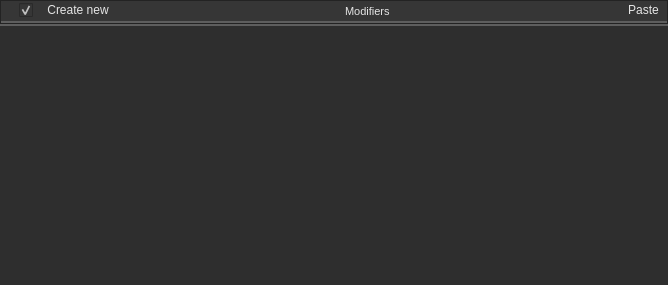
<?xml version="1.0" encoding="UTF-8"?>
<ui version="4.0">
 <class>Form</class>
 <widget class="QWidget" name="Form">
  <property name="geometry">
   <rect>
    <x>0</x>
    <y>0</y>
    <width>668</width>
    <height>285</height>
   </rect>
  </property>
  <property name="focusPolicy">
   <enum>Qt::FocusPolicy::NoFocus</enum>
  </property>
  <property name="windowTitle">
   <string>Form</string>
  </property>
  <property name="styleSheet">
   <string notr="true">background-color: #2e2e2e;</string>
  </property>
  <layout class="QVBoxLayout" name="verticalLayout">
   <property name="spacing">
    <number>0</number>
   </property>
   <property name="leftMargin">
    <number>0</number>
   </property>
   <property name="topMargin">
    <number>0</number>
   </property>
   <property name="rightMargin">
    <number>0</number>
   </property>
   <property name="bottomMargin">
    <number>0</number>
   </property>
   <item>
    <widget class="QFrame" name="frame">
     <property name="maximumSize">
      <size>
       <width>16777215</width>
       <height>24</height>
      </size>
     </property>
     <property name="frameShape">
      <enum>QFrame::Shape::StyledPanel</enum>
     </property>
     <property name="frameShadow">
      <enum>QFrame::Shadow::Raised</enum>
     </property>
     <layout class="QHBoxLayout" name="horizontalLayout">
      <property name="spacing">
       <number>0</number>
      </property>
      <property name="leftMargin">
       <number>0</number>
      </property>
      <property name="topMargin">
       <number>0</number>
      </property>
      <property name="rightMargin">
       <number>0</number>
      </property>
      <property name="bottomMargin">
       <number>0</number>
      </property>
      <item>
       <widget class="QLabel" name="label">
        <property name="styleSheet">
         <string notr="true">image: url(:/icons/more_vert.png);
padding-left: 3px;
padding-right: 3px;
    border: 2px solid #d0d0d0;
	border-top: 0px;
	border-left: 0px;
	border-right: 0px;
    border-color: rgba(94, 94, 94, 255);
    border-radius: 0px;
background-color: #363636;</string>
        </property>
        <property name="text">
         <string/>
        </property>
       </widget>
      </item>
      <item>
       <widget class="QCheckBox" name="show_child">
        <property name="toolTip">
         <string>&lt;html&gt;&lt;head/&gt;&lt;body&gt;&lt;p&gt;&lt;span style=&quot; font-size:8pt; font-weight:400;&quot;&gt;Expand or collapse group&lt;/span&gt;&lt;/p&gt;&lt;/body&gt;&lt;/html&gt;</string>
        </property>
        <property name="styleSheet">
         <string notr="true">QCheckBox::indicator:checked {
    
image: url(://icons/arrow_drop_down.png);
	height:14px;
	width:14px;
}

QCheckBox::indicator:unchecked {
    image: url(://icons/arrow_drop_right.png);
	height:14px;
	width:14px;
}
QCheckBox {
    font: 700 10pt &quot;Segoe UI&quot;;
    border: 2px solid black;
    border-radius: 0px;
    border-color: rgba(94, 94, 94, 255);
    height:14px;
    padding-top: 2px;
    padding-bottom:4px;
    color: #e5e5e5;
background-color: #363636;
    padding-left: 4px;
}
QCheckBox:hover {
    background-color: #515965;
    color: white;
}
QCheckBox{
	padding-left:5px;
	border-left: 0px solid black;
border-right: 0px solid black;
border-top: 0px solid black;
}</string>
        </property>
        <property name="text">
         <string/>
        </property>
        <property name="checked">
         <bool>true</bool>
        </property>
        <property name="tristate">
         <bool>false</bool>
        </property>
       </widget>
      </item>
      <item>
       <widget class="QPushButton" name="add_button">
        <property name="styleSheet">
         <string notr="true">
QPushButton {
    font: 580 8pt &quot;Segoe UI&quot;;
    border: 2px solid black;
    border-radius: 0px;
    border-color: rgba(94, 94, 94, 255);
	border-top:0px;
border-left:0px;
border-right:0px;
    height:14px;
    padding-top: 2px;
    padding-bottom:4px;
	background-color: #363636;
    padding-left: 8px;
	padding-right: 8px;
	color: #e5e5e5;
}

QPushButton:hover {
    background-color: #515965;
    color: white;
}


QPushButton:pressed {
    font: 580 8pt &quot;Segoe UI&quot;;
    border: 2px solid black;
    border-radius: 0px;
    border-color: rgba(94, 94, 94, 255);
	border-top:0px;
border-left:0px;
border-right:0px;
    height:14px;
    padding-top: 2px;
    padding-bottom:4px;
	background-color: #363636;
    padding-left: 8px;
	padding-right: 8px;
	color: #e5e5e5;
}</string>
        </property>
        <property name="text">
         <string>Create new</string>
        </property>
        <property name="icon">
         <iconset resource="../../resources.qrc">
          <normaloff>:/valve_common/icons/tools/common/add_sm.png</normaloff>:/valve_common/icons/tools/common/add_sm.png</iconset>
        </property>
       </widget>
      </item>
      <item>
       <widget class="QLineEdit" name="property_class">
        <property name="toolTip">
         <string>&lt;html&gt;&lt;head/&gt;&lt;body&gt;&lt;p&gt;Property group section name&lt;/p&gt;&lt;/body&gt;&lt;/html&gt;</string>
        </property>
        <property name="styleSheet">
         <string notr="true">QLineEdit {
    font-size: 8pt;
    font-family: &quot;Segoe UI&quot;;
    border-top: 0px;
    border-left: 0px;
    border-right: 0px;
    border-bottom: 2px solid rgba(94, 94, 94, 255);
    border-radius: 0px;
    padding: 2px;
    color: #e5e5e5;
    background-color: #363636;
}

QLineEdit:focus {
    border-color: rgba(94, 94, 94, 255);
}

QLineEdit::selection {
    background-color: #515965;
    color: white;
}</string>
        </property>
        <property name="inputMethodHints">
         <set>Qt::InputMethodHint::ImhLatinOnly|Qt::InputMethodHint::ImhLowercaseOnly</set>
        </property>
        <property name="text">
         <string>Modifiers</string>
        </property>
        <property name="maxLength">
         <number>32</number>
        </property>
        <property name="alignment">
         <set>Qt::AlignmentFlag::AlignCenter</set>
        </property>
        <property name="readOnly">
         <bool>true</bool>
        </property>
       </widget>
      </item>
      <item>
       <widget class="QPushButton" name="paste_button">
        <property name="styleSheet">
         <string notr="true">
QPushButton {
    font: 580 8pt &quot;Segoe UI&quot;;
    border: 2px solid black;
    border-radius: 0px;
    border-color: rgba(94, 94, 94, 255);
	border-top:0px;
border-left:0px;
border-right:0px;
    height:14px;
    padding-top: 2px;
    padding-bottom:4px;
	background-color: #363636;
    padding-left: 8px;
	padding-right: 8px;
	color: #e5e5e5;
}

QPushButton:hover {
    background-color: #515965;
    color: white;
}


QPushButton:pressed {
    font: 580 8pt &quot;Segoe UI&quot;;
    border: 2px solid black;
    border-radius: 0px;
    border-color: rgba(94, 94, 94, 255);
	border-top:0px;
border-left:0px;
border-right:0px;
    height:14px;
    padding-top: 2px;
    padding-bottom:4px;
	background-color: #363636;
    padding-left: 8px;
	padding-right: 8px;
	color: #e5e5e5;
}</string>
        </property>
        <property name="text">
         <string>Paste</string>
        </property>
        <property name="icon">
         <iconset resource="../../resources.qrc">
          <normaloff>:/valve_common/icons/tools/common/paste_sm.png</normaloff>:/valve_common/icons/tools/common/paste_sm.png</iconset>
        </property>
       </widget>
      </item>
     </layout>
    </widget>
   </item>
   <item>
    <widget class="QFrame" name="frame_layout">
     <property name="styleSheet">
      <string notr="true">QFrame#frame_layout { border: 0px; border-top: 2px solid rgba(94, 94, 94, 255); }</string>
     </property>
     <property name="focusPolicy">
      <enum>Qt::FocusPolicy::StrongFocus</enum>
     </property>
     <property name="frameShape">
      <enum>QFrame::Shape::NoFrame</enum>
     </property>
     <property name="frameShadow">
      <enum>QFrame::Shadow::Raised</enum>
     </property>
     <layout class="QVBoxLayout" name="verticalLayout_2">
      <property name="spacing">
       <number>0</number>
      </property>
      <property name="leftMargin">
       <number>12</number>
      </property>
      <property name="topMargin">
       <number>0</number>
      </property>
      <property name="rightMargin">
       <number>0</number>
      </property>
      <property name="bottomMargin">
       <number>0</number>
      </property>
      <item>
       <layout class="QVBoxLayout" name="layout">
        <property name="spacing">
         <number>0</number>
        </property>
        <property name="sizeConstraint">
         <enum>QLayout::SizeConstraint::SetDefaultConstraint</enum>
        </property>
        <property name="topMargin">
         <number>6</number>
        </property>
        <property name="bottomMargin">
         <number>6</number>
        </property>
        <item>
         <widget class="QFrame" name="frame_2">
          <property name="styleSheet">
           <string notr="true">padding:0px;</string>
          </property>
          <property name="frameShape">
           <enum>QFrame::Shape::NoFrame</enum>
          </property>
          <property name="frameShadow">
           <enum>QFrame::Shadow::Raised</enum>
          </property>
          <layout class="QVBoxLayout" name="verticalLayout_3">
           <property name="spacing">
            <number>4</number>
           </property>
           <property name="leftMargin">
            <number>0</number>
           </property>
           <property name="topMargin">
            <number>4</number>
           </property>
           <property name="rightMargin">
            <number>0</number>
           </property>
           <property name="bottomMargin">
            <number>0</number>
           </property>
          </layout>
         </widget>
        </item>
       </layout>
      </item>
     </layout>
    </widget>
   </item>
  </layout>
 </widget>
 <resources>
  <include location="../../resources.qrc"/>
 </resources>
 <connections/>
</ui>
